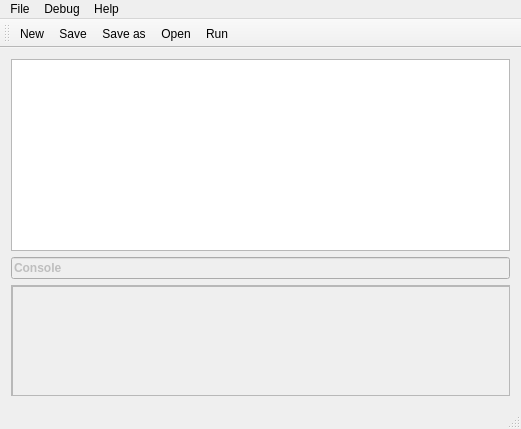
<?xml version="1.0" encoding="UTF-8"?>
<ui version="4.0">
 <class>MainWindow</class>
 <widget class="QMainWindow" name="MainWindow">
  <property name="geometry">
   <rect>
    <x>0</x>
    <y>0</y>
    <width>521</width>
    <height>429</height>
   </rect>
  </property>
  <property name="windowTitle">
   <string>Interprete</string>
  </property>
  <widget class="QWidget" name="centralWidget">
   <layout class="QVBoxLayout" name="verticalLayout">
    <item>
     <widget class="QPlainTextEdit" name="entornoCodigo"/>
    </item>
    <item>
     <widget class="QLineEdit" name="lineEdit">
      <property name="enabled">
       <bool>false</bool>
      </property>
      <property name="font">
       <font>
        <weight>75</weight>
        <bold>true</bold>
        <kerning>true</kerning>
       </font>
      </property>
      <property name="text">
       <string>Console</string>
      </property>
     </widget>
    </item>
    <item>
     <widget class="QScrollArea" name="scrollArea">
      <property name="widgetResizable">
       <bool>true</bool>
      </property>
      <widget class="QWidget" name="scrollAreaWidgetContents">
       <property name="geometry">
        <rect>
         <x>0</x>
         <y>0</y>
         <width>501</width>
         <height>97</height>
        </rect>
       </property>
       <widget class="QPlainTextEdit" name="Console">
        <property name="enabled">
         <bool>false</bool>
        </property>
        <property name="geometry">
         <rect>
          <x>0</x>
          <y>0</y>
          <width>521</width>
          <height>121</height>
         </rect>
        </property>
        <property name="plainText">
         <string/>
        </property>
       </widget>
      </widget>
     </widget>
    </item>
   </layout>
  </widget>
  <widget class="QMenuBar" name="menuBar">
   <property name="enabled">
    <bool>true</bool>
   </property>
   <property name="geometry">
    <rect>
     <x>0</x>
     <y>0</y>
     <width>521</width>
     <height>22</height>
    </rect>
   </property>
   <property name="defaultUp">
    <bool>false</bool>
   </property>
   <property name="nativeMenuBar">
    <bool>false</bool>
   </property>
   <widget class="QMenu" name="menuHola">
    <property name="title">
     <string>File</string>
    </property>
    <addaction name="actionNew"/>
    <addaction name="actionOpen"/>
    <addaction name="actionSave"/>
    <addaction name="actionSaveAs"/>
   </widget>
   <widget class="QMenu" name="menuHelp">
    <property name="title">
     <string>Help</string>
    </property>
    <addaction name="actionAbout"/>
   </widget>
   <widget class="QMenu" name="menuDebug">
    <property name="title">
     <string>Debug</string>
    </property>
    <addaction name="actionRun"/>
   </widget>
   <addaction name="menuHola"/>
   <addaction name="menuDebug"/>
   <addaction name="menuHelp"/>
  </widget>
  <widget class="QToolBar" name="mainToolBar">
   <attribute name="toolBarArea">
    <enum>TopToolBarArea</enum>
   </attribute>
   <attribute name="toolBarBreak">
    <bool>false</bool>
   </attribute>
   <addaction name="actionNew"/>
   <addaction name="actionSave"/>
   <addaction name="actionSaveAs"/>
   <addaction name="actionOpen"/>
   <addaction name="actionRun"/>
  </widget>
  <widget class="QStatusBar" name="statusBar"/>
  <action name="actionNew">
   <property name="icon">
    <iconset resource="resources.qrc">
     <normaloff>:/QtImages/95392_document_1024x1024.png</normaloff>:/QtImages/95392_document_1024x1024.png</iconset>
   </property>
   <property name="text">
    <string>New</string>
   </property>
  </action>
  <action name="actionSaveAs">
   <property name="icon">
    <iconset resource="resources.qrc">
     <normaloff>:/QtImages/save-as-icon.png</normaloff>:/QtImages/save-as-icon.png</iconset>
   </property>
   <property name="text">
    <string>Save as</string>
   </property>
  </action>
  <action name="actionAbout">
   <property name="icon">
    <iconset>
     <normaloff>:/Image/D:/Jhoan/diseño de la pag/QtImages/user_man_info_21954.png</normaloff>:/Image/D:/Jhoan/diseño de la pag/QtImages/user_man_info_21954.png</iconset>
   </property>
   <property name="text">
    <string>About</string>
   </property>
  </action>
  <action name="actionRun">
   <property name="icon">
    <iconset resource="resources.qrc">
     <normaloff>:/QtImages/compfile.png</normaloff>:/QtImages/compfile.png</iconset>
   </property>
   <property name="text">
    <string>Run</string>
   </property>
  </action>
  <action name="actionOpen">
   <property name="icon">
    <iconset resource="resources.qrc">
     <normaloff>:/QtImages/Open folder.png</normaloff>:/QtImages/Open folder.png</iconset>
   </property>
   <property name="text">
    <string>Open</string>
   </property>
  </action>
  <action name="actionSave">
   <property name="icon">
    <iconset resource="resources.qrc">
     <normaloff>:/QtImages/flaticon-save.png</normaloff>:/QtImages/flaticon-save.png</iconset>
   </property>
   <property name="text">
    <string>Save</string>
   </property>
  </action>
 </widget>
 <layoutdefault spacing="6" margin="11"/>
 <resources>
  <include location="resources.qrc"/>
 </resources>
 <connections/>
</ui>
